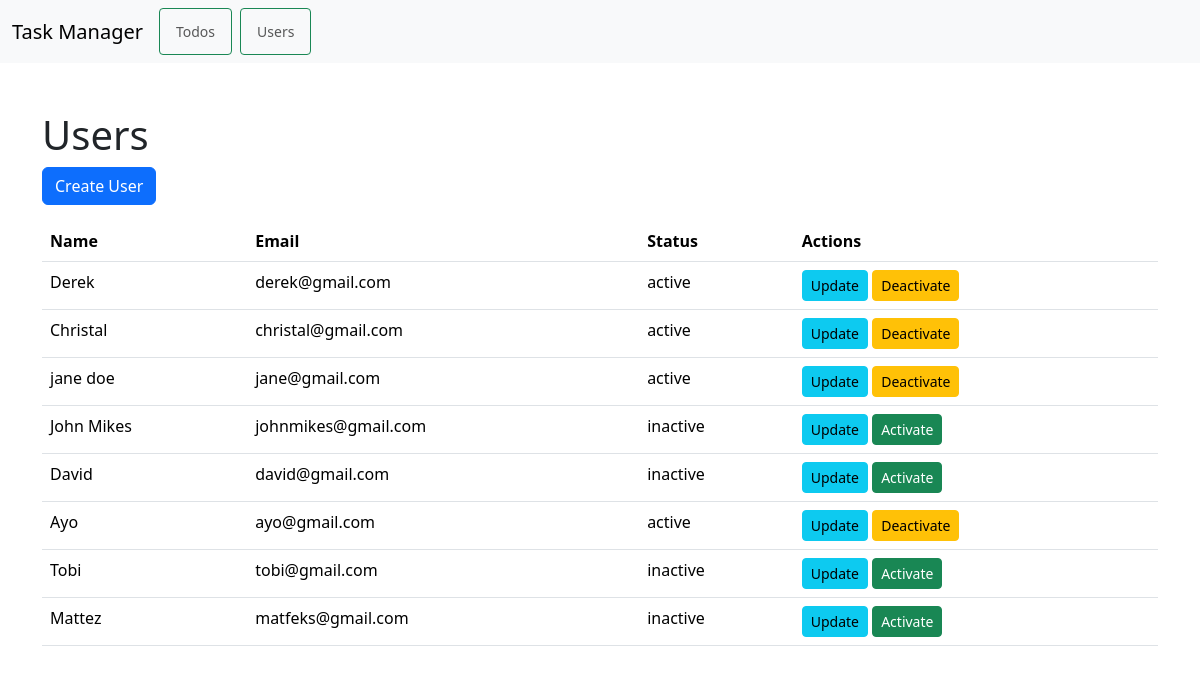
Page /home.php on the earlier database version.
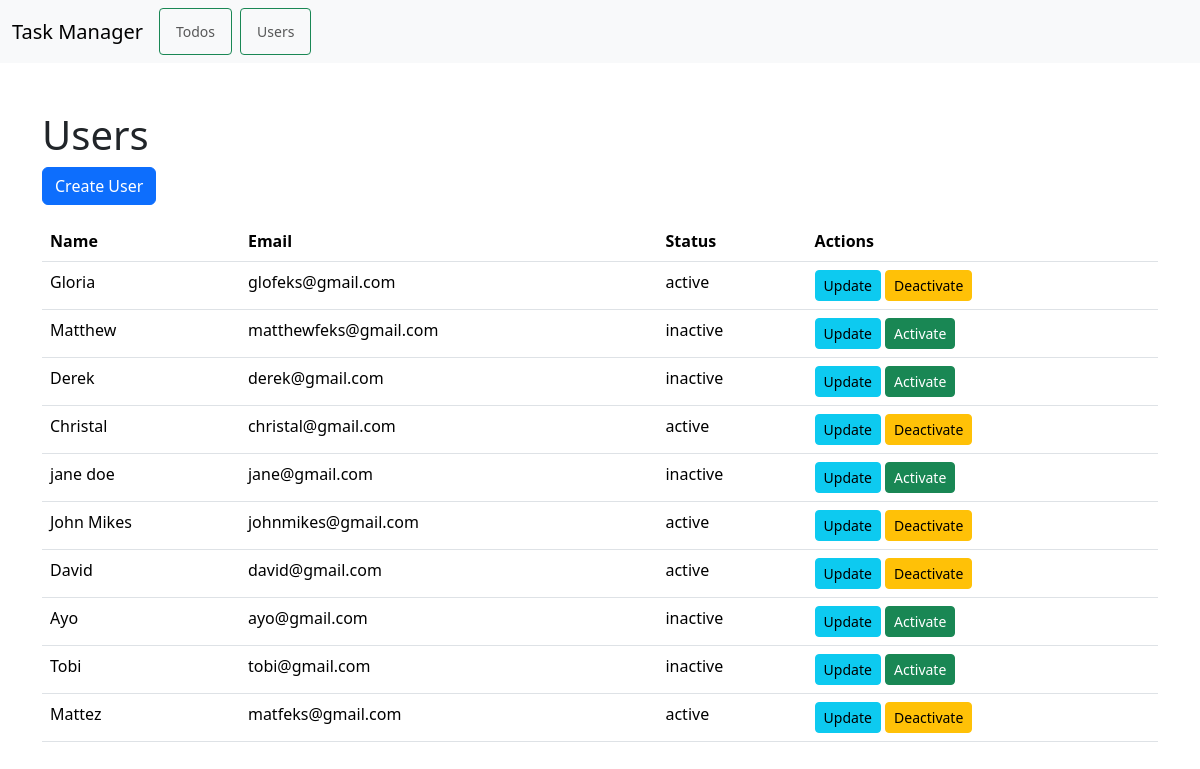
Same page on the later database version.
### tables this page shows
CREATE TABLE `users` (
  `id` int NOT NULL,
  `name` varchar(255) NOT NULL,
  `email` varchar(255) NOT NULL,
  `status` enum('active','inactive') NOT NULL DEFAULT 'active',
  `created_at` timestamp NULL DEFAULT CURRENT_TIMESTAMP,
  `updated_at` timestamp NULL DEFAULT CURRENT_TIMESTAMP ON UPDATE CURRENT_TIMESTAMP
);

### users.php (called while the page is built, shortened)
<?php
class User {
    private $id;
    private $name;
    private $email;
    private $status;
    public function __construct($conn, $name, $email, $status, $id = null) {
        $this->name = $name;
        $this->email = $email;
        $this->status = $status;
        $this->id = $id;
    }
    public function getId() {
        return $this->id;
    }
    public function getName() {
        return $this->name;
    }
    public function getEmail() {
        return $this->email;
    }
    public function getStatus() {
        return $this->status;
    }
    public static function findAll($conn) {
        $sql = "SELECT * FROM users ORDER BY created_at DESC";
        $statement = $conn->prepare($sql);
        $statement->execute();
        $result = $statement->get_result();
        $users = [];
        while ($row = $result->fetch_assoc()) {
            $user = new User($conn, $row['name'], $row['email'], $row['status'], $row['id']);
            $users[] = $user;
        }
        return $users;
    }
}

### home.php (the view, shortened to what this page needs)
<?php
include 'Db.php';
include 'users.php';
$users = User::findAll($conn);
?>
<!DOCTYPE html>
<html>
<head>
    <link href="https://cdn.jsdelivr.net/npm/bootstrap@5.3.3/dist/css/bootstrap.min.css" rel="stylesheet">
</head>
<body>
<?php include 'navbar.php'; ?>
    <div class="container mt-5">
        <h1>Users</h1>
        <a href="create_user.php" class="btn btn-primary mb-3">Create User</a>
        <table class="table">
            <thead>
                <tr>
                    <th>Name</th>
                    <th>Email</th>
                    <th>Status</th>
                    <th>Actions</th>
                </tr>
            </thead>
            <tbody>
                <?php foreach ($users as $user) { ?>
                    <tr>
                        <td><?php echo htmlspecialchars($user->getName()); ?></td>
                        <td><?php echo htmlspecialchars($user->getEmail()); ?></td>
                        <td><?php echo htmlspecialchars($user->getStatus()); ?></td>
                        <td>
                            <a href="update_user.php?id=<?php echo $user->getId(); ?>" class="btn btn-sm btn-info">Update</a>
                            <?php if ($user->getStatus() == 'active') { ?>
                                <a href="deactivate_user.php?id=<?php echo $user->getId(); ?>" class="btn btn-sm btn-warning">Deactivate</a>
                            <?php } else { ?>
                                <a href="activate_user.php?id=<?php echo $user->getId(); ?>" class="btn btn-sm btn-success">Activate</a>
                            <?php } ?>
                        </td>
                    </tr>
                <?php } ?>
            </tbody>
        </table>
    </div>
</body>
</html>

Differences in the rows shown:
added users: name "Gloria", email "glofeks@gmail.com", status "active"
added users: name "Matthew", email "matthewfeks@gmail.com", status "inactive"
changed users "Derek": status "active" → "inactive"; status "Deactivate" → "Activate"
changed users "jane doe": status "active" → "inactive"; status "Deactivate" → "Activate"
changed users "John Mikes": status "inactive" → "active"; status "Activate" → "Deactivate"
changed users "David": status "inactive" → "active"; status "Activate" → "Deactivate"
changed users "Ayo": status "active" → "inactive"; status "Deactivate" → "Activate"
changed users "Mattez": status "inactive" → "active"; status "Activate" → "Deactivate"
